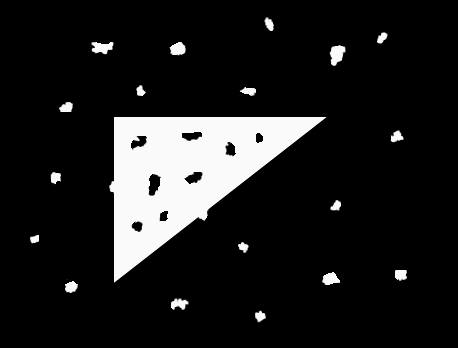
#> input picture 06 - Segmentation and Morphology/src/images/input/noisy.png, 458 x 348 px
$ jupyter execute task3ab.ipynb   (older library calls are emulated)
#> lines starting #> are read from the running program, lines starting #| are printed output that depends on the picture; after the words box and inside, x2 and y2 are one past the last pixel; in counts of white or black regions, pixels touching at a corner belong together
### 06 - Segmentation and Morphology/src/utils.py
import os
import skimage
import skimage.io
import numpy as np
import warnings
import matplotlib.pyplot as plt
import pathlib
import math

image_input_dir = pathlib.Path("images/input/")
image_output_dir = pathlib.Path("images/output/")
os.makedirs(image_output_dir, exist_ok=True)


def read_image(imname: str, image_folder=image_input_dir) -> np.ndarray:
    """
    Reads image (imname) from folder image_folder
    """
#> called with imname = 'noisy.png'
    impath = image_folder.joinpath(imname)
    image = skimage.io.imread(impath)
#> image is the input picture: shape (348, 458); min 0, max 250, mean 29.4
    w, h = image.shape
#> w = 348; h = 458
    print(f"Reading image: {impath} ({w}x{h})")
#| Reading image: images/input/noisy.png (348x458)
    return image


def _save_im(imname: str, im: np.ndarray):
    """
    Saves image (im) to the directory image_output_dir with
    filename "imname"
    """
    im = to_uint8(im)
    impath = image_output_dir.joinpath(imname)
    print("Saving image to:", impath)
    skimage.io.imsave(impath, im, check_contrast=False)


def show_image(image, cmap: str = "gray", save_as: str = ""):
    if save_as != "":
        _save_im(save_as, image)
    show_images([image], cmap=cmap)


def show_images(
    images: "list[np.ndarray]", rows: int = 1, cmap: str = "gray", save_as: str = ""
):
    """Places all images in the list in a subplot figure, if "save_as" is set, the
    image will be saved in image_output_dir"""
    cols = math.ceil(len(images) / rows)
    size = 4
    plt.figure(figsize=(cols * size, rows * size))

    for i, image in enumerate(images):
        plt.subplot(rows, cols, i + 1)
        plt.imshow(image, cmap=cmap)
        plt.axis("off")

    plt.tight_layout()
    if save_as != "":
        path = image_output_dir.joinpath(save_as)
        print("Saving image to:", path)
        plt.savefig(path)
    plt.show()


# [16 lines left out: function compare_images, not called in this run]


def to_uint8(im: np.ndarray) -> np.ndarray:
    """
    Converts and squashes an image to uint8.
    If image min/max is outside of [0.0, 1.0]
    We squash it to [0.0, 1.0]

    Args:
        im: np.ndarray of dtype np.uint8 or np.float
    returns:
        im: np.ndarray of dtype np.uint8 in range [0, 255]
    """
    if im.dtype == np.uint8:
        warnings.warn("Image is already np.uint8")
        return im
    if im.min() >= 0.0 and im.max() <= 1.0:
        im = (im * 255).astype(np.uint8)
        return im
    im = im - im.min()
    im = im / im.max()
    im = (im * 255).astype(np.uint8)
    return im


# [20 lines left out: functions uint8_to_float, plot_histogram, not called in this run]

### 06 - Segmentation and Morphology/src/task3ab.ipynb
# Setup

[cell 1]
import skimage.morphology as morph
import numpy as np
import utils

## Loading the image

[cell 2]
image = utils.read_image("noisy.png")
binary_image = image != 0
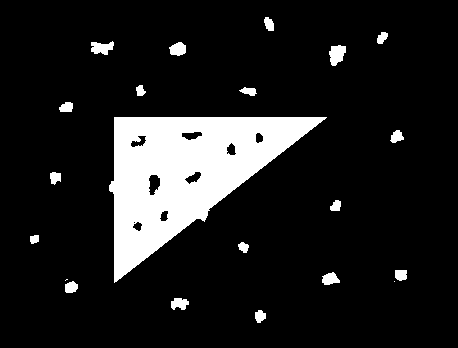
#> binary_image: shape (348, 458) bool; 12.2% white; 21 white regions (2 under 20 px), largest, box (x1, y1, x2, y2) and area: (109, 117, 327, 283) 17212, (329, 45, 346, 66) 254, (91, 41, 114, 55) 217
utils.show_image(binary_image)
#> in show_images, `cols = math.ceil(len(images) / rows)`: cols = 1
#> the loop in show_images, `for i, image in enumerate(images):` made 1 pass

# Task 3a

Use what you know about erosion, dilation, opening, and closing to remove the noisy elements from the image.

[cell 3]
def remove_noise(binary_image: np.ndarray) -> np.ndarray:
    result = binary_image
    structuring_element = morph.disk(8)

    # Remove black noise inside triangle (close its holes)
    result = morph.binary_closing(result, structuring_element)
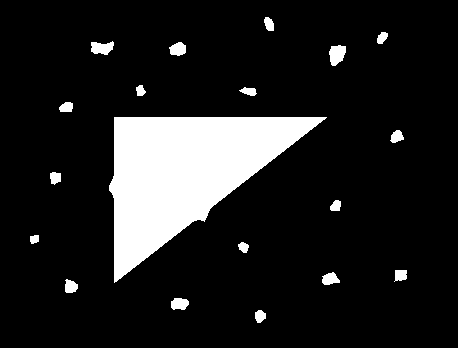
#> result: shape (348, 458) bool; 12.7% white; 19 white regions, largest, box (x1, y1, x2, y2) and area: (109, 117, 327, 283) 17943, (329, 45, 346, 66) 263, (91, 41, 114, 55) 230
    # Remove the white noise outside triangle ("open" the white noise)
    result = morph.binary_opening(result, structuring_element)
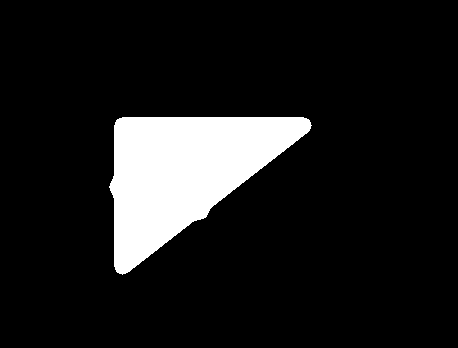
#> result: shape (348, 458) bool; 11.1% white; 1 white region, box (x1, y1, x2, y2) and area: (109, 117, 312, 275) 17702

    return result

## Testing the function

[cell 4]
noise_free_image = remove_noise(binary_image)

assert (
    image.shape == noise_free_image.shape
), f"Expected image shape ({image.shape}) to be same as resulting image shape ({noise_free_image.shape})"
assert (
    noise_free_image.dtype == np.bool
), f"Expected resulting image dtype to be np.bool. Was: {noise_free_image.dtype}"

utils.show_image(noise_free_image, save_as="task3a.png")
#> the loop in show_images (call 2), `for i, image in enumerate(images):` made 1 pass

# Task 3b

Implement the distance transform using the erosion method explained below.

> The distance transform is an operation typically applied on a binary image and creates a grayscale image where each foreground pixel shows the distance to the closest boundary pixel. The chessboard distance is the minimum number of moves a king has to perform to move from one square (or pixel in our case) to another square in the game of chess.

> One inefficient way of calculating the distance transform is to use erosion. Intuitively, by using erosion the distance transform for a pixel is simply the number of erosion operations it took to remove it from the foreground of the original image.

You can use a 3 × 3 structuring element of all ones to get chessboard distance.

Test the function on the noise free binary image you got from task (a) and show the result in your report.

[cell 5]
structuring_element = np.ones((3, 3), dtype=bool)

[cell 6]
def distance_transform(
    binary_image: np.ndarray, structuring_element: np.ndarray
) -> np.ndarray:

    rows, columns = binary_image.shape
#> rows = 348; columns = 458
    result = np.zeros((rows, columns), dtype=np.int32)
    previous_iteration = binary_image
    steps = 0
    # continue until all pixels are 0
    while previous_iteration.any():
        steps += 1

        # perform an erosion operation on the previous iteration
        this_iteration = morph.binary_erosion(previous_iteration, structuring_element)

        # Set value of pixels that were removed this iteration to the number of steps it took to remove it
        for row in range(rows):
            for column in range(columns):
                if this_iteration[row, column] != previous_iteration[row, column]:
                    result[row, column] = steps

        previous_iteration = this_iteration
#> this loop made 47 passes
#> pass 1, in distance_transform, `this_iteration = morph.binary_erosion(previous_iteration, structuring_..`:
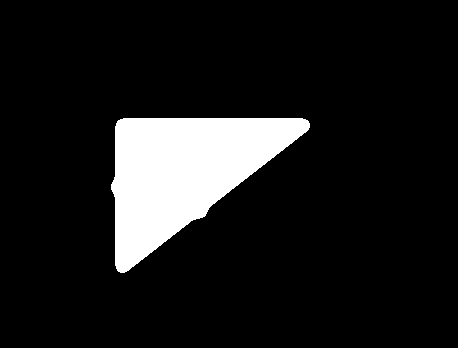
#> this_iteration: shape (348, 458) bool; 10.7% white; 1 white region, box (x1, y1, x2, y2) and area: (111, 118, 310, 273) 16986
#> pass 2, in distance_transform, `this_iteration = morph.binary_erosion(previous_iteration, structuring_..`:
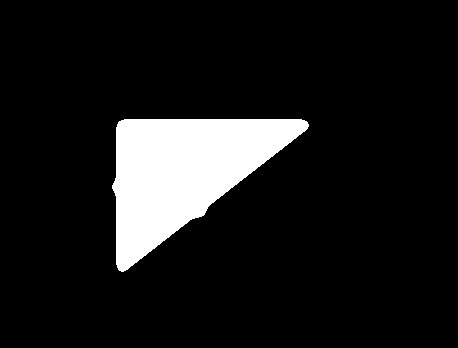
#> this_iteration: shape (348, 458) bool; 10.2% white; 1 white region, box (x1, y1, x2, y2) and area: (112, 119, 309, 272) 16282
#> pass 3, in distance_transform, `this_iteration = morph.binary_erosion(previous_iteration, structuring_..`:
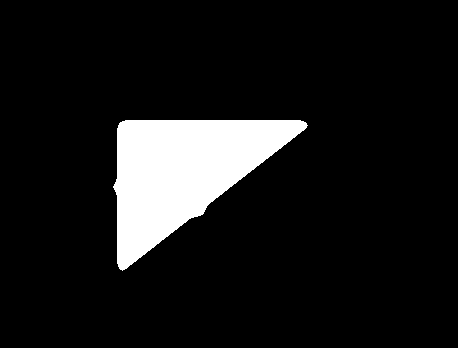
#> this_iteration: shape (348, 458) bool; 9.8% white; 1 white region, box (x1, y1, x2, y2) and area: (113, 120, 308, 271) 15586
#> after the loop: previous_iteration: shape (348, 458) bool; every value is 0
#> after the loop:
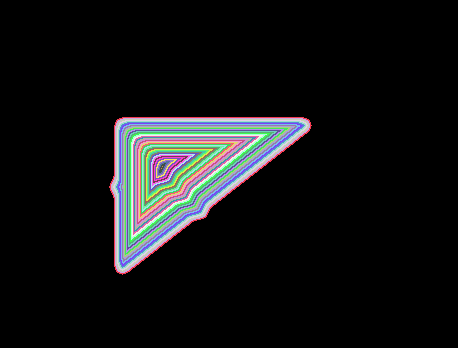
#> result: shape (348, 458) int32; 48 distinct labels, from 0 to 47; one colour per label, 0 black
#> after the loop, steps = 47

    return result

## Testing the function

[cell 7]
distance = distance_transform(noise_free_image, structuring_element)

assert (
    distance.shape == image.shape
), f"Expected image shape ({image.shape}) to be same as resulting image shape ({distance.shape})"
assert (
    distance.dtype == np.int32
), f"Expected resulting image dtype to be np.int32. Was: {distance.dtype}"

utils.show_image(distance, save_as="task3b.png")
#> in to_uint8 (call 2), `im = im / im.max()`:
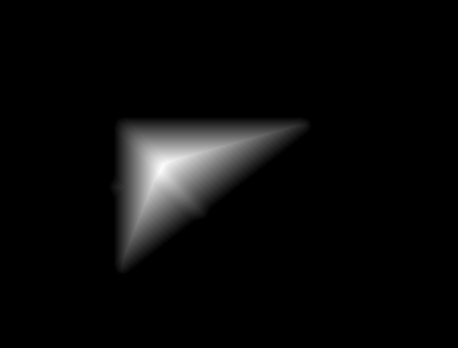
#> im: shape (348, 458) float64; min 0, max 1, mean 0.0384

$ run again, with 06 - Segmentation and Morphology/src/images/input/balls-with-reflections.png copied over 06 - Segmentation and Morphology/src/images/input/noisy.png
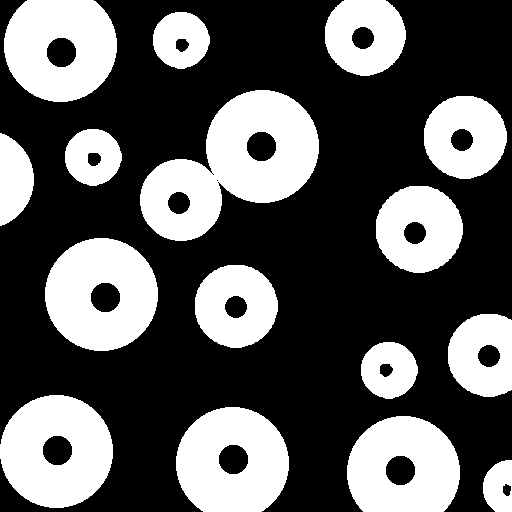
#> input picture 06 - Segmentation and Morphology/src/images/input/balls-with-reflections.png, 512 x 512 px
#> image: shape (512, 512); 35.9% white; 16 white regions, largest, box (x1, y1, x2, y2) and area: (140, 90, 319, 241) 14240, (45, 238, 158, 351) 9332, (0, 395, 113, 508) 9332
#| Reading image: images/input/noisy.png (512x512)
#> cols = 1
#> the loop in show_images, `for i, image in enumerate(images):` made 1 pass
#> the loop in show_images (call 2), `for i, image in enumerate(images):` made 1 pass
#> the loop in distance_transform, `while previous_iteration.any():` made 38 passes
#> after the loop in distance_transform, `while previous_iteration.any():`:
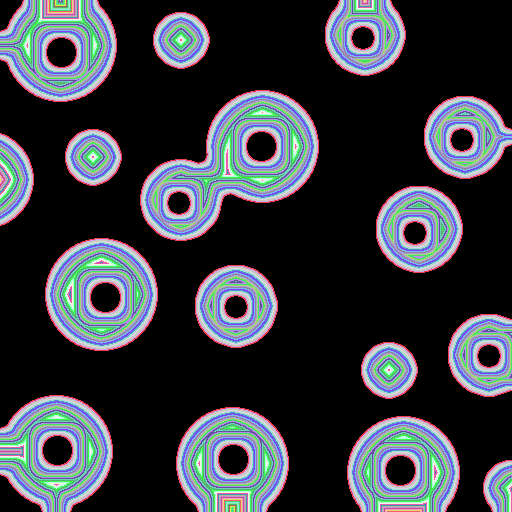
#> result: shape (512, 512) int32; 39 distinct labels, from 0 to 38; one colour per label, 0 black
#> after the loop in distance_transform, `while previous_iteration.any():`: steps = 38
#> in to_uint8 (call 2), `im = im / im.max()`:
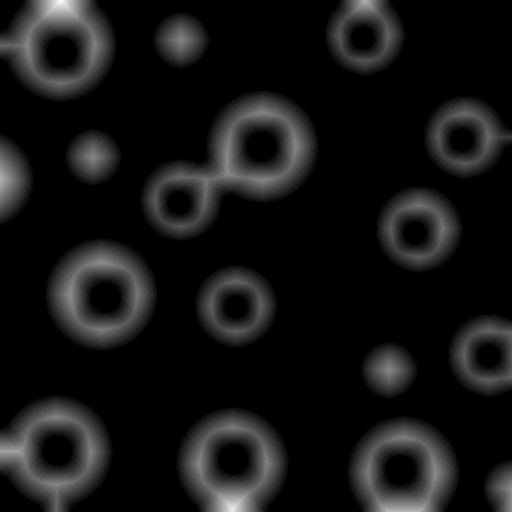
#> im: shape (512, 512) float64; min 0, max 1, mean 0.0828
